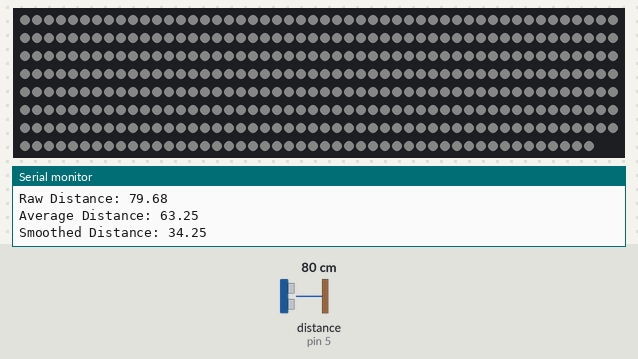
Simulated run of this sketch. Board: Arduino Uno, built with avr-gcc and run on an emulated ATmega328P. Shown: 398 RGB LEDs in strip order, left to right, continuing on the next row, the last lines printed to the serial monitor. Wiring (inferred from the names in the program): ultrasonic range finder: trigger pin 6; echo pin 5. The test bench sets the inputs (shaded band); at power-on: distance to the obstacle (sensor on pin 5) 80 cm. The echo pulse lasts 58.3 µs per cm; dim RGB values are drawn brighter than linear.

Above: at 1.2 s.
1.3 s: distance to the obstacle (sensor on pin 5) set to 250 cm
3.3 s: distance to the obstacle (sensor on pin 5) set to 60 cm
5.3 s: distance to the obstacle (sensor on pin 5) set to 18 cm
7.0 s: distance to the obstacle (sensor on pin 5) set to 2 cm
At 9.4 s:
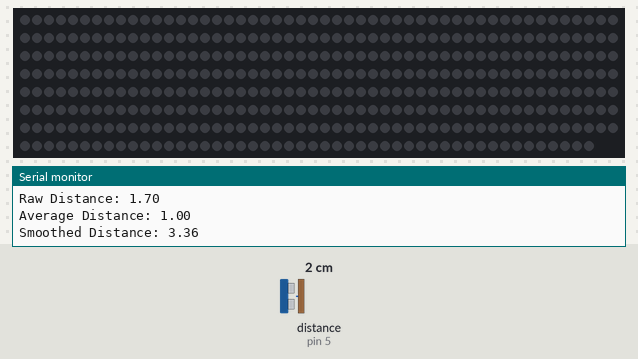
9.8 s: distance to the obstacle (sensor on pin 5) set to 9 cm
At 11.8 s:
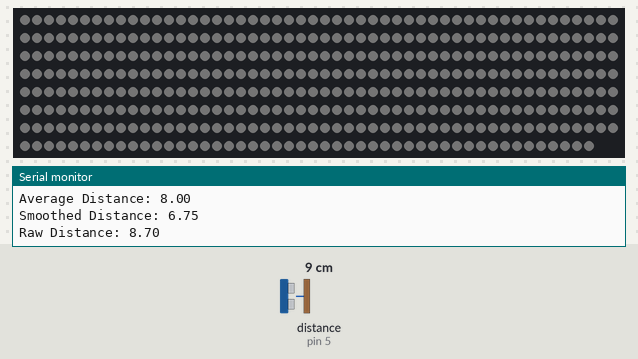
12.8 s: distance to the obstacle (sensor on pin 5) set to 4 cm
At 14.8 s:
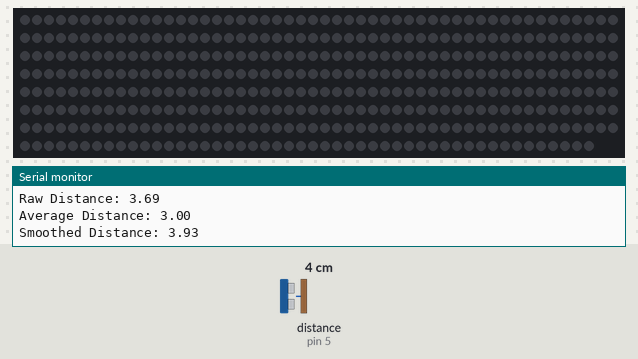

Measured:
- after the input at 9.8 s, the LEDs: change after 1.4 s (image 2)
- after the input at 12.8 s, the LEDs: change after 1.5 s (image 3)

The sketch:

Brightness-Bat-00-SuperSmooth.ino
```cpp
#include <Adafruit_NeoPixel.h>
#ifdef __AVR__
#include <avr/power.h>
#endif

#define LED_PIN 10
#define LED_COUNT 398
#define BRIGHTNESS 80

const int trigPin = 6;
const int echoPin = 5;
const int numReadings = 20;  // Tamaño del buffer para el promedio

// Variables globales
Adafruit_NeoPixel strip(LED_COUNT, LED_PIN, NEO_GRBW + NEO_KHZ800);
int readings[numReadings] = {0};  // Buffer de lecturas
int readIndex = 0;
int total = 0;
float smoothedValue = 0;  // Valor suavizado por filtro exponencial

void setup() {
  Serial.begin(9600);
  pinMode(trigPin, OUTPUT);
  pinMode(echoPin, INPUT);

  strip.begin();
  strip.show();
  strip.setBrightness(BRIGHTNESS);

#if defined(__AVR_ATtiny85__) && (F_CPU == 16000000)
  clock_prescale_set(clock_div_1);
#endif
}

void loop() {
  // Leer distancia
  float distance = getDistance();
  Serial.print("Raw Distance: ");
  Serial.println(distance);

  // Aplicar filtro de promedio móvil
  float avgDistance = applyMovingAverage(distance);
  Serial.print("Average Distance: ");
  Serial.println(avgDistance);

  // Aplicar filtro exponencial suavizado
  smoothedValue = applyExponentialSmoothing(avgDistance, smoothedValue, 0.1);
  Serial.print("Smoothed Distance: ");
  Serial.println(smoothedValue);

  // Determinar brillo basado en el valor suavizado
  int brightness = map(constrain(smoothedValue, 0, 300), 0, 300, 0, 255);

  // Actualizar LEDs
  updateLEDs(brightness);

  delay(10);  // Breve pausa
}

// Función para obtener la distancia
float getDistance() {
  digitalWrite(trigPin, LOW);
  delayMicroseconds(2);
  digitalWrite(trigPin, HIGH);
  delayMicroseconds(10);
  digitalWrite(trigPin, LOW);

  float duration = pulseIn(echoPin, HIGH);
  return (duration * 0.0343) / 2;  // Convertir a cm
}

// Función de promedio móvil
float applyMovingAverage(float newReading) {
  total -= readings[readIndex];        // Restar la lectura más antigua
  readings[readIndex] = newReading;    // Agregar la nueva lectura
  total += readings[readIndex];        // Sumar al total
  readIndex = (readIndex + 1) % numReadings;  // Avanzar índice circular
  return (float)total / numReadings;   // Retornar promedio
}

// Función de suavizado exponencial
float applyExponentialSmoothing(float newValue, float previousValue, float alpha) {
  return alpha * newValue + (1 - alpha) * previousValue;
}

// Función para actualizar LEDs
void updateLEDs(int brightness) {
  strip.fill(strip.Color(brightness, brightness, brightness, strip.gamma8(brightness)));
  strip.show();
}
```
